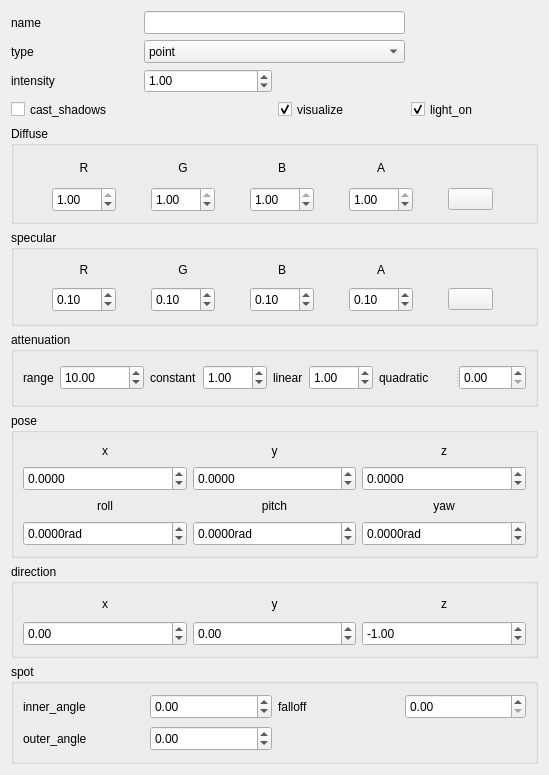
       <widget class="QWidget" name="scrollAreaWidgetContents">
        <property name="geometry">
         <rect>
          <x>0</x>
          <y>0</y>
          <width>549</width>
          <height>771</height>
         </rect>
        </property>
        <layout class="QGridLayout" name="gridLayout_18">
         <item row="2" column="1">
          <widget class="QDoubleSpinBox" name="intensity_sp">
           <property name="minimumSize">
            <size>
             <width>0</width>
             <height>24</height>
            </size>
           </property>
           <property name="singleStep">
            <double>0.100000000000000</double>
           </property>
           <property name="value">
            <double>1.000000000000000</double>
           </property>
          </widget>
         </item>
         <item row="2" column="0">
          <widget class="QLabel" name="intensity_label">
           <property name="text">
            <string>intensity</string>
           </property>
          </widget>
         </item>
         <item row="7" column="0" colspan="4">
          <widget class="QGroupBox" name="pose_groupbox">
           <property name="minimumSize">
            <size>
             <width>505</width>
             <height>145</height>
            </size>
           </property>
           <property name="title">
            <string>pose</string>
           </property>
           <layout class="QGridLayout" name="gridLayout_16">
            <item row="0" column="0">
             <widget class="QLabel" name="pose_x_label">
              <property name="text">
               <string>x</string>
              </property>
              <property name="alignment">
               <set>Qt::AlignCenter</set>
              </property>
             </widget>
            </item>
            <item row="0" column="1">
             <widget class="QLabel" name="pose_y_label">
              <property name="text">
               <string>y</string>
              </property>
              <property name="alignment">
               <set>Qt::AlignCenter</set>
              </property>
             </widget>
            </item>
            <item row="0" column="2">
             <widget class="QLabel" name="pose_z_label">
              <property name="text">
               <string>z</string>
              </property>
              <property name="alignment">
               <set>Qt::AlignCenter</set>
              </property>
             </widget>
            </item>
            <item row="1" column="0">
             <widget class="QDoubleSpinBox" name="pose_x_sp">
              <property name="minimumSize">
               <size>
                <width>0</width>
                <height>25</height>
               </size>
              </property>
              <property name="decimals">
               <number>4</number>
              </property>
              <property name="minimum">
               <double>-100.000000000000000</double>
              </property>
              <property name="maximum">
               <double>1000.000000000000000</double>
              </property>
             </widget>
            </item>
            <item row="1" column="1">
             <widget class="QDoubleSpinBox" name="pose_y_sp">
              <property name="minimumSize">
               <size>
                <width>0</width>
                <height>25</height>
               </size>
              </property>
              <property name="decimals">
               <number>4</number>
              </property>
              <property name="minimum">
               <double>-100.000000000000000</double>
              </property>
              <property name="maximum">
               <double>1000.000000000000000</double>
              </property>
             </widget>
            </item>
            <item row="1" column="2">
             <widget class="QDoubleSpinBox" name="pose_z_sp">
              <property name="minimumSize">
               <size>
                <width>0</width>
                <height>25</height>
               </size>
              </property>
              <property name="decimals">
               <number>4</number>
              </property>
              <property name="minimum">
               <double>-100.000000000000000</double>
              </property>
              <property name="maximum">
               <double>1000.000000000000000</double>
              </property>
             </widget>
            </item>
            <item row="2" column="0">
             <widget class="QLabel" name="pose_roll_label">
              <property name="text">
               <string>roll</string>
              </property>
              <property name="alignment">
               <set>Qt::AlignCenter</set>
              </property>
             </widget>
            </item>
            <item row="2" column="1">
             <widget class="QLabel" name="pose_pitch_label">
              <property name="text">
               <string>pitch</string>
              </property>
              <property name="alignment">
               <set>Qt::AlignCenter</set>
              </property>
             </widget>
            </item>
            <item row="2" column="2">
             <widget class="QLabel" name="pose_yaw_label">
              <property name="text">
               <string>yaw</string>
              </property>
              <property name="alignment">
               <set>Qt::AlignCenter</set>
              </property>
             </widget>
            </item>
            <item row="3" column="0">
             <widget class="QDoubleSpinBox" name="pose_roll_sp">
              <property name="minimumSize">
               <size>
                <width>0</width>
                <height>25</height>
               </size>
              </property>
              <property name="suffix">
               <string>rad</string>
              </property>
              <property name="decimals">
               <number>4</number>
              </property>
              <property name="minimum">
               <double>-6.283200000000000</double>
              </property>
              <property name="maximum">
               <double>6.283200000000000</double>
              </property>
             </widget>
            </item>
            <item row="3" column="1">
             <widget class="QDoubleSpinBox" name="pose_pitch_sp">
              <property name="minimumSize">
               <size>
                <width>0</width>
                <height>25</height>
               </size>
              </property>
              <property name="suffix">
               <string>rad</string>
              </property>
              <property name="decimals">
               <number>4</number>
              </property>
              <property name="minimum">
               <double>-6.283200000000000</double>
              </property>
              <property name="maximum">
               <double>6.283200000000000</double>
              </property>
             </widget>
            </item>
            <item row="3" column="2">
             <widget class="QDoubleSpinBox" name="pose_yaw_sp">
              <property name="minimumSize">
               <size>
                <width>0</width>
                <height>25</height>
               </size>
              </property>
              <property name="suffix">
               <string>rad</string>
              </property>
              <property name="decimals">
               <number>4</number>
              </property>
              <property name="minimum">
               <double>-6.283200000000000</double>
              </property>
              <property name="maximum">
               <double>6.283200000000000</double>
              </property>
             </widget>
            </item>
           </layout>
          </widget>
         </item>
         <item row="5" column="0" colspan="4">
          <widget class="QGroupBox" name="specular_group_box">
           <property name="minimumSize">
            <size>
             <width>0</width>
             <height>96</height>
            </size>
           </property>
           <property name="title">
            <string>specular</string>
           </property>
           <layout class="QGridLayout" name="gridLayout_14">
            <item row="0" column="3">
             <widget class="QLabel" name="specular_A_label">
              <property name="minimumSize">
               <size>
                <width>0</width>
                <height>0</height>
               </size>
              </property>
              <property name="maximumSize">
               <size>
                <width>16777215</width>
                <height>22</height>
               </size>
              </property>
              <property name="text">
               <string>A</string>
              </property>
              <property name="alignment">
               <set>Qt::AlignCenter</set>
              </property>
             </widget>
            </item>
            <item row="1" column="3">
             <widget class="QDoubleSpinBox" name="specular_A">
              <property name="minimumSize">
               <size>
                <width>0</width>
                <height>25</height>
               </size>
              </property>
              <property name="maximumSize">
               <size>
                <width>64</width>
                <height>16777215</height>
               </size>
              </property>
              <property name="maximum">
               <double>1.000000000000000</double>
              </property>
              <property name="singleStep">
               <double>0.100000000000000</double>
              </property>
              <property name="value">
               <double>0.100000000000000</double>
              </property>
             </widget>
            </item>
            <item row="0" column="2">
             <widget class="QLabel" name="specular_B_label">
              <property name="minimumSize">
               <size>
                <width>0</width>
                <height>0</height>
               </size>
              </property>
              <property name="maximumSize">
               <size>
                <width>16777215</width>
                <height>22</height>
               </size>
              </property>
              <property name="text">
               <string>B</string>
              </property>
              <property name="alignment">
               <set>Qt::AlignCenter</set>
              </property>
             </widget>
            </item>
            <item row="0" column="0">
             <widget class="QLabel" name="specular_R_label">
              <property name="maximumSize">
               <size>
                <width>16777215</width>
                <height>22</height>
               </size>
              </property>
              <property name="text">
               <string>R</string>
              </property>
              <property name="alignment">
               <set>Qt::AlignCenter</set>
              </property>
             </widget>
            </item>
            <item row="1" column="2">
             <widget class="QDoubleSpinBox" name="specular_B">
              <property name="minimumSize">
               <size>
                <width>0</width>
                <height>25</height>
               </size>
              </property>
              <property name="maximumSize">
               <size>
                <width>64</width>
                <height>16777215</height>
               </size>
              </property>
              <property name="maximum">
               <double>1.000000000000000</double>
              </property>
              <property name="singleStep">
               <double>0.100000000000000</double>
              </property>
              <property name="value">
               <double>0.100000000000000</double>
              </property>
             </widget>
            </item>
            <item row="0" column="1">
             <widget class="QLabel" name="specular_G_label">
              <property name="minimumSize">
               <size>
                <width>0</width>
                <height>0</height>
               </size>
              </property>
              <property name="maximumSize">
               <size>
                <width>16777215</width>
                <height>22</height>
               </size>
              </property>
              <property name="text">
               <string>G</string>
              </property>
              <property name="alignment">
               <set>Qt::AlignCenter</set>
              </property>
             </widget>
            </item>
            <item row="1" column="0">
             <widget class="QDoubleSpinBox" name="specular_R">
              <property name="minimumSize">
               <size>
                <width>0</width>
                <height>25</height>
               </size>
              </property>
              <property name="maximumSize">
               <size>
                <width>64</width>
                <height>16777215</height>
               </size>
              </property>
              <property name="maximum">
               <double>1.000000000000000</double>
              </property>
              <property name="singleStep">
               <double>0.100000000000000</double>
              </property>
              <property name="value">
               <double>0.100000000000000</double>
              </property>
             </widget>
            </item>
            <item row="1" column="1">
             <widget class="QDoubleSpinBox" name="specular_G">
              <property name="minimumSize">
               <size>
                <width>0</width>
                <height>25</height>
               </size>
              </property>
              <property name="maximumSize">
               <size>
                <width>64</width>
                <height>16777215</height>
               </size>
              </property>
              <property name="maximum">
               <double>1.000000000000000</double>
              </property>
              <property name="singleStep">
               <double>0.100000000000000</double>
              </property>
              <property name="value">
               <double>0.100000000000000</double>
              </property>
             </widget>
            </item>
            <item row="1" column="4">
             <widget class="QPushButton" name="light_specular_color_pkr">
              <property name="maximumSize">
               <size>
                <width>45</width>
                <height>16777215</height>
               </size>
              </property>
              <property name="text">
               <string/>
              </property>
             </widget>
            </item>
           </layout>
          </widget>
         </item>
         <item row="8" column="0" colspan="4">
          <widget class="QGroupBox" name="direction_groupbox">
           <property name="minimumSize">
            <size>
             <width>0</width>
             <height>94</height>
            </size>
           </property>
           <property name="title">
            <string>direction</string>
           </property>
           <layout class="QGridLayout" name="gridLayout_15">
            <item row="0" column="0">
             <widget class="QLabel" name="direcrion_x_label">
              <property name="text">
               <string>x</string>
              </property>
              <property name="alignment">
               <set>Qt::AlignCenter</set>
              </property>
             </widget>
            </item>
            <item row="0" column="1">
             <widget class="QLabel" name="direction_y_label">
              <property name="text">
               <string>y</string>
              </property>
              <property name="alignment">
               <set>Qt::AlignCenter</set>
              </property>
             </widget>
            </item>
            <item row="0" column="2">
             <widget class="QLabel" name="direction_z_label">
              <property name="text">
               <string>z</string>
              </property>
              <property name="alignment">
               <set>Qt::AlignCenter</set>
              </property>
             </widget>
            </item>
            <item row="1" column="0">
             <widget class="QDoubleSpinBox" name="direction_x">
              <property name="minimumSize">
               <size>
                <width>0</width>
                <height>25</height>
               </size>
              </property>
              <property name="minimum">
               <double>-100.000000000000000</double>
              </property>
             </widget>
            </item>
            <item row="1" column="1">
             <widget class="QDoubleSpinBox" name="direction_y">
              <property name="minimumSize">
               <size>
                <width>0</width>
                <height>25</height>
               </size>
              </property>
              <property name="minimum">
               <double>-100.000000000000000</double>
              </property>
             </widget>
            </item>
            <item row="1" column="2">
             <widget class="QDoubleSpinBox" name="direction_z">
              <property name="minimumSize">
               <size>
                <width>0</width>
                <height>25</height>
               </size>
              </property>
              <property name="minimum">
               <double>-100.000000000000000</double>
              </property>
              <property name="value">
               <double>-1.000000000000000</double>
              </property>
             </widget>
            </item>
           </layout>
          </widget>
         </item>
         <item row="3" column="0">
          <widget class="QCheckBox" name="cast_shadows_check_b">
           <property name="minimumSize">
            <size>
             <width>0</width>
             <height>21</height>
            </size>
           </property>
           <property name="text">
            <string>cast_shadows</string>
           </property>
          </widget>
         </item>
         <item row="4" column="0" colspan="4">
          <widget class="QGroupBox" name="diffuse_group_box">
           <property name="minimumSize">
            <size>
             <width>489</width>
             <height>98</height>
            </size>
           </property>
           <property name="maximumSize">
            <size>
             <width>533</width>
             <height>16777215</height>
            </size>
           </property>
           <property name="title">
            <string>Diffuse</string>
           </property>
           <layout class="QGridLayout" name="gridLayout_13">
            <item row="1" column="2">
             <widget class="QDoubleSpinBox" name="diffuse_B">
              <property name="minimumSize">
               <size>
                <width>0</width>
                <height>25</height>
               </size>
              </property>
              <property name="maximumSize">
               <size>
                <width>64</width>
                <height>16777215</height>
               </size>
              </property>
              <property name="maximum">
               <double>1.000000000000000</double>
              </property>
              <property name="singleStep">
               <double>0.100000000000000</double>
              </property>
              <property name="value">
               <double>1.000000000000000</double>
              </property>
             </widget>
            </item>
            <item row="1" column="0">
             <widget class="QDoubleSpinBox" name="diffuse_R">
              <property name="minimumSize">
               <size>
                <width>0</width>
                <height>25</height>
               </size>
              </property>
              <property name="maximumSize">
               <size>
                <width>64</width>
                <height>16777215</height>
               </size>
              </property>
              <property name="maximum">
               <double>1.000000000000000</double>
              </property>
              <property name="singleStep">
               <double>0.100000000000000</double>
              </property>
              <property name="value">
               <double>1.000000000000000</double>
              </property>
             </widget>
            </item>
            <item row="1" column="3">
             <widget class="QDoubleSpinBox" name="diffuse_A">
              <property name="minimumSize">
               <size>
                <width>0</width>
                <height>25</height>
               </size>
              </property>
              <property name="maximumSize">
               <size>
                <width>64</width>
                <height>16777215</height>
               </size>
              </property>
              <property name="maximum">
               <double>1.000000000000000</double>
              </property>
              <property name="singleStep">
               <double>0.100000000000000</double>
              </property>
              <property name="value">
               <double>1.000000000000000</double>
              </property>
             </widget>
            </item>
            <item row="0" column="3">
             <widget class="QLabel" name="diffuse_A_label">
              <property name="text">
               <string>A</string>
              </property>
              <property name="alignment">
               <set>Qt::AlignCenter</set>
              </property>
             </widget>
            </item>
            <item row="0" column="0">
             <widget class="QLabel" name="diffuse_R_label">
              <property name="text">
               <string>R</string>
              </property>
              <property name="alignment">
               <set>Qt::AlignCenter</set>
              </property>
             </widget>
            </item>
            <item row="1" column="1">
             <widget class="QDoubleSpinBox" name="diffuse_G">
              <property name="minimumSize">
               <size>
                <width>0</width>
                <height>25</height>
               </size>
              </property>
              <property name="maximumSize">
               <size>
                <width>64</width>
                <height>16777215</height>
               </size>
              </property>
              <property name="maximum">
               <double>1.000000000000000</double>
              </property>
              <property name="singleStep">
               <double>0.100000000000000</double>
              </property>
              <property name="value">
               <double>1.000000000000000</double>
              </property>
             </widget>
            </item>
            <item row="0" column="1">
             <widget class="QLabel" name="diffuse_G_label">
              <property name="text">
               <string>G</string>
              </property>
              <property name="alignment">
               <set>Qt::AlignCenter</set>
              </property>
             </widget>
            </item>
            <item row="0" column="2">
             <widget class="QLabel" name="diffuse_B_label">
              <property name="text">
               <string>B</string>
              </property>
              <property name="alignment">
               <set>Qt::AlignCenter</set>
              </property>
             </widget>
            </item>
            <item row="1" column="4">
             <widget class="QPushButton" name="light_diffuse_color_pkr">
              <property name="maximumSize">
               <size>
                <width>45</width>
                <height>16777215</height>
               </size>
              </property>
              <property name="text">
               <string/>
              </property>
             </widget>
            </item>
           </layout>
          </widget>
         </item>
         <item row="3" column="2">
          <widget class="QCheckBox" name="visualize_checkBox">
           <property name="minimumSize">
            <size>
             <width>0</width>
             <height>21</height>
            </size>
           </property>
           <property name="text">
            <string>visualize</string>
           </property>
           <property name="checked">
            <bool>true</bool>
           </property>
          </widget>
         </item>
         <item row="6" column="0" colspan="4">
          <widget class="QGroupBox" name="attenuation_groupbox">
           <property name="minimumSize">
            <size>
             <width>0</width>
             <height>75</height>
            </size>
           </property>
           <property name="maximumSize">
            <size>
             <width>534</width>
             <height>16777215</height>
            </size>
           </property>
           <property name="title">
            <string>attenuation</string>
           </property>
           <layout class="QGridLayout" name="gridLayout_3">
            <item row="0" column="2">
             <widget class="QLabel" name="constant_label">
              <property name="text">
               <string>constant</string>
              </property>
             </widget>
            </item>
            <item row="0" column="3">
             <widget class="QDoubleSpinBox" name="constant_sp">
              <property name="minimumSize">
               <size>
                <width>64</width>
                <height>25</height>
               </size>
              </property>
              <property name="singleStep">
               <double>0.100000000000000</double>
              </property>
              <property name="value">
               <double>1.000000000000000</double>
              </property>
             </widget>
            </item>
            <item row="0" column="6">
             <widget class="QSplitter" name="splitter_12">
              <property name="orientation">
               <enum>Qt::Horizontal</enum>
              </property>
              <widget class="QLabel" name="quadratic_label">
               <property name="minimumSize">
                <size>
                 <width>65</width>
                 <height>24</height>
                </size>
               </property>
               <property name="text">
                <string>quadratic</string>
               </property>
              </widget>
              <widget class="QDoubleSpinBox" name="quadratic_sp">
               <property name="minimumSize">
                <size>
                 <width>64</width>
                 <height>25</height>
                </size>
               </property>
               <property name="singleStep">
                <double>0.100000000000000</double>
               </property>
              </widget>
             </widget>
            </item>
            <item row="0" column="4">
             <widget class="QLabel" name="linear_label">
              <property name="text">
               <string>linear</string>
              </property>
             </widget>
            </item>
            <item row="0" column="5">
             <widget class="QDoubleSpinBox" name="linear_sp">
              <property name="minimumSize">
               <size>
                <width>64</width>
                <height>25</height>
               </size>
              </property>
              <property name="singleStep">
               <double>0.100000000000000</double>
              </property>
              <property name="value">
               <double>1.000000000000000</double>
              </property>
             </widget>
            </item>
            <item row="0" column="1">
             <widget class="QDoubleSpinBox" name="range_sp">
              <property name="minimumSize">
               <size>
                <width>64</width>
                <height>25</height>
               </size>
              </property>
              <property name="maximum">
               <double>100000.000000000000000</double>
              </property>
              <property name="singleStep">
               <double>0.100000000000000</double>
              </property>
              <property name="value">
               <double>10.000000000000000</double>
              </property>
             </widget>
            </item>
            <item row="0" column="0">
             <widget class="QLabel" name="range_label">
              <property name="text">
               <string>range</string>
              </property>
             </widget>
            </item>
           </layout>
          </widget>
         </item>
         <item row="0" column="0">
          <widget class="QLabel" name="light_name_label">
           <property name="text">
            <string>name</string>
           </property>
          </widget>
         </item>
         <item row="1" column="1" colspan="2">
          <widget class="QComboBox" name="light_type">
           <property name="minimumSize">
            <size>
             <width>0</width>
             <height>23</height>
            </size>
           </property>
           <item>
            <property name="text">
             <string>point</string>
            </property>
           </item>
           <item>
            <property name="text">
             <string>spot</string>
            </property>
           </item>
           <item>
            <property name="text">
             <string>directional</string>
            </property>
           </item>
          </widget>
         </item>
         <item row="3" column="3">
          <widget class="QCheckBox" name="light_on_check_b">
           <property name="minimumSize">
            <size>
             <width>0</width>
             <height>21</height>
            </size>
           </property>
           <property name="text">
            <string>light_on</string>
           </property>
           <property name="checked">
            <bool>true</bool>
           </property>
          </widget>
         </item>
         <item row="9" column="0" colspan="4">
          <widget class="QGroupBox" name="spot_groupbox">
           <property name="enabled">
            <bool>true</bool>
           </property>
           <property name="minimumSize">
            <size>
             <width>0</width>
             <height>100</height>
            </size>
           </property>
           <property name="title">
            <string>spot</string>
           </property>
           <layout class="QGridLayout" name="gridLayout_17">
            <item row="0" column="0">
             <widget class="QLabel" name="inner_angle_label">
              <property name="text">
               <string>inner_angle</string>
              </property>
             </widget>
            </item>
            <item row="0" column="1">
             <widget class="QDoubleSpinBox" name="inner_angle_sp">
              <property name="minimumSize">
               <size>
                <width>0</width>
                <height>25</height>
               </size>
              </property>
              <property name="minimum">
               <double>-6.280000000000000</double>
              </property>
              <property name="maximum">
               <double>6.280000000000000</double>
              </property>
             </widget>
            </item>
            <item row="0" column="2">
             <widget class="QLabel" name="falloff_label">
              <property name="text">
               <string>falloff</string>
              </property>
             </widget>
            </item>
            <item row="0" column="3">
             <widget class="QDoubleSpinBox" name="falloff_sp">
              <property name="minimumSize">
               <size>
                <width>0</width>
                <height>25</height>
               </size>
              </property>
              <property name="minimum">
               <double>0.000000000000000</double>
              </property>
              <property name="maximum">
               <double>1.000000000000000</double>
              </property>
              <property name="singleStep">
               <double>0.010000000000000</double>
              </property>
             </widget>
            </item>
            <item row="1" column="0">
             <widget class="QLabel" name="outer_angle_label">
              <property name="text">
               <string>outer_angle</string>
              </property>
             </widget>
            </item>
            <item row="1" column="1">
             <widget class="QDoubleSpinBox" name="outer_angle_sp">
              <property name="minimumSize">
               <size>
                <width>0</width>
                <height>25</height>
               </size>
              </property>
              <property name="minimum">
               <double>-6.280000000000000</double>
              </property>
              <property name="maximum">
               <double>6.280000000000000</double>
              </property>
             </widget>
            </item>
           </layout>
          </widget>
         </item>
         <item row="0" column="1" colspan="2">
          <widget class="QLineEdit" name="light_name">
           <property name="minimumSize">
            <size>
             <width>0</width>
             <height>23</height>
            </size>
           </property>
          </widget>
         </item>
         <item row="1" column="0">
          <widget class="QLabel" name="light_type_label">
           <property name="text">
            <string>type</string>
           </property>
          </widget>
         </item>
        </layout>
       </widget>
